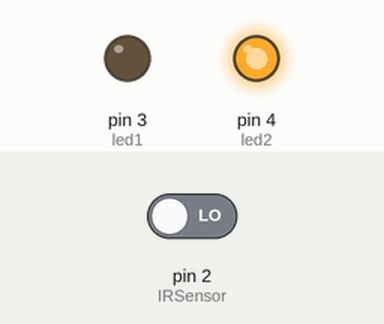
Bench run of a sketch on a simulated Arduino Uno, built with avr-gcc and run on an emulated ATmega328P. Parts: output pins drawn as LEDs (lit = HIGH). The inputs (shaded band) are chosen by the test bench; at power-on: pin 2 (IRSensor) LOW.

Above: at 1.2 s.
1.3 s: pin 2 (IRSensor) driven HIGH
At 2.4 s:
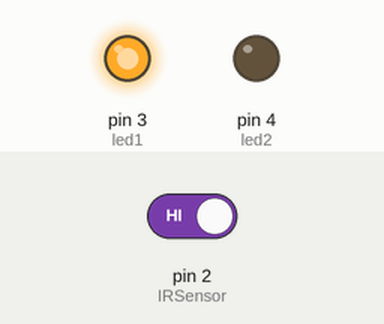
2.8 s: pin 2 (IRSensor) driven LOW
At 3.5 s:
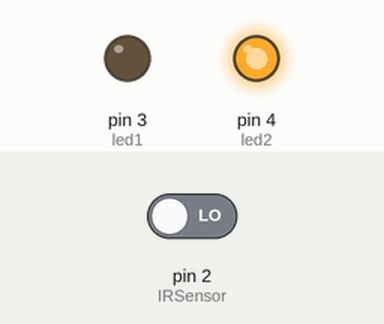
Timing chart, 0 to 5.8 s (numbered marks = the images above; inputs shaded):
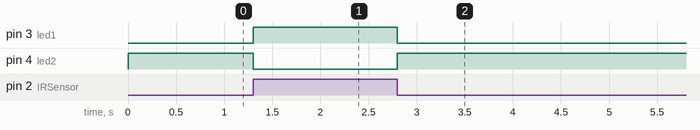

Measured:
- after the input at 1.3 s, pin 3 (led1): LOW → HIGH at once; pin 4 (led2): HIGH → LOW at once
- after the input at 2.8 s, pin 3 (led1): HIGH → LOW at once; pin 4 (led2): LOW → HIGH at once

The sketch:

IR_sensor.ino
```cpp
int IRSensor = 2; //Sensor output pin to digital pin 2
int led1 = 3;// led 1 anode to digital pin 3
int led2 = 4;// led 2 anode to digital pin 4

void setup()
{
  pinMode (IRSensor, INPUT); // declare IRsensor as Input
  pinMode (led1, OUTPUT); //led1 as output
   pinMode (led2, OUTPUT); //led2 as output
}
void loop()
{
 int statusSensor = digitalRead (IRSensor);//read the output logic of sensor
  if (statusSensor == 1)
  {  //led1 ON & led2 OFF
    digitalWrite(led1,HIGH);
    digitalWrite(led2, LOW);
  }
  else
  { //led2 ON & led1 OFF
    digitalWrite(led2, HIGH);
    digitalWrite(led1, LOW);//
  }
  }
```
